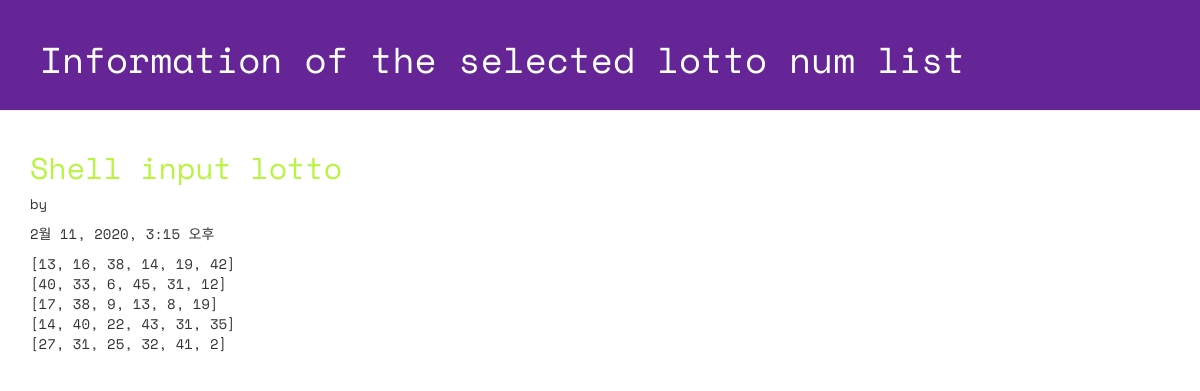
The app's page /lotto/3/detail/ with its own data.
### lotto/models.py (models this page shows, shortened)
class GuessNumbers(models.Model):   # 테이블명 : GuessNumbers , models.Model: Model을 상속받아 Model 안에 있는 함수를 사용할 수 있음
    name = models.CharField(max_length=24) # 로또 번호 리스트의 이름
    text = models.CharField(max_length=255) # 로또 번호 리스트에 대한 설명
    lottos = models.CharField(max_length=255,
            default='[1,2,3,4,5,6]') # 로또 번호들이 담길 str
    num_lotto = models.IntegerField(default=5) # 6개 번호 set의 갯수
    update_date = models.DateTimeField()

### lotto/views.py (the view)
# urls.py: path('lotto/<int:lottokey>/detail/', views.detail, name='detail'),
def detail(request, lottokey):
    lotto = GuessNumbers.objects.get(pk=lottokey)
    return render(request, "lotto/detail.html", {"lotto":lotto})

### lotto/templates/lotto/detail.html (shortened to what this page needs)
<!DOCTYPE html>
{% load staticfiles %}
<html lang="ko">
<head>
 <link rel="stylesheet" href="//maxcdn.bootstrapcdn.com/bootstrap/3.2.0/css/bootstrap.min.css">
 <link rel="stylesheet" href="//maxcdn.bootstrapcdn.com/bootstrap/3.2.0/css/bootstrap-theme.min.css">
 <link rel="stylesheet" href="{% static 'css/lotto.css'%}">
</head>
<body>
 <div class="page-header">
 <h1>Information of the selected lotto num list</h1>
 </div>
 <div class="container lotto">
 <h2>{{ lotto.text }}</h2>
 <p> by {{ lotto.name }}</p>
 <p> {{ lotto.update_date }}</p>
 <p> {{ lotto.lottos | linebreaksbr }}</p>
 </div>
</body>
</html>

### lotto/static/css/lotto.css (style rules this page uses)
.page-header { background-color: #652596; margin-top: 0; padding: 20px 20px 20px 40px; font-family: 'Space Mono', monospace; }
.page-header h1 { color: #FFFFFF; }
.container { font-family: 'Space Mono', monospace; }
.container h2 { color: #b9f442; }

### records on screen
GuessNumbers: text "Shell input lotto", update_date "2월 11, 2020, 3:15 오후", lottos "[13, 16, 38, 14, 19, 42] [40, 33, 6, 45, 31, 12] [17, 38, 9, 13, 8, 19] [14, 40, 22, 43, 31, 35] [27, 31, 25, 32, 41, 2]"
